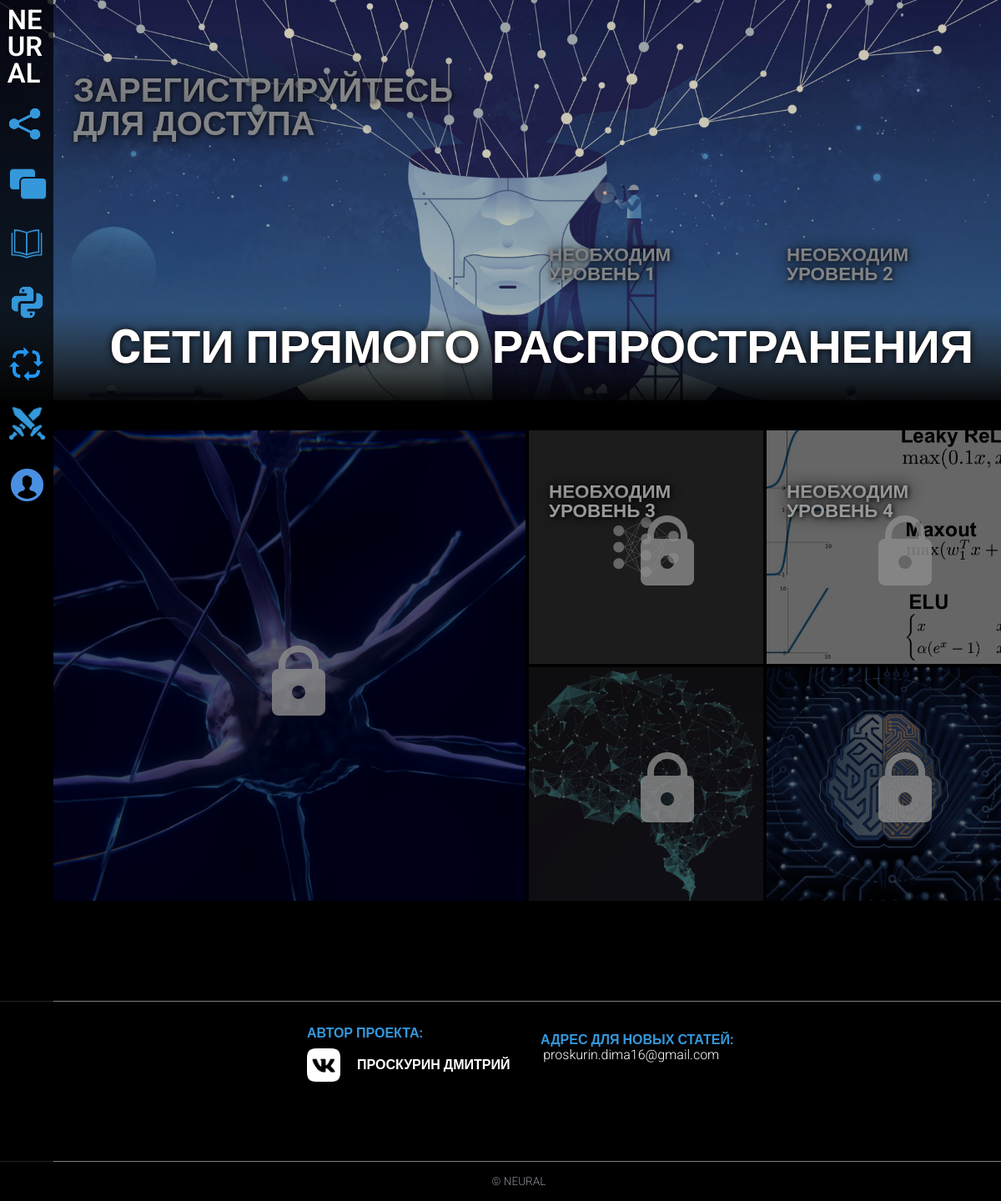
The app's page /category/straight_network/ with its own data.
### learning/models.py (models this page shows, shortened)
class Category(models.Model):
    name = models.CharField(max_length=100, db_index=True, verbose_name="Категория")
    slug = models.SlugField(max_length=255, unique=True, db_index=True, verbose_name="URL")
    photo = models.ImageField(upload_to="photos", verbose_name="Фото", null=True)
    level = models.ForeignKey('Levels', on_delete=models.PROTECT, verbose_name="Уровень доступа", null=True)
    class Meta:
        verbose_name = "Категория"
        verbose_name_plural = "Категории"
        ordering = ['id']

class Articles(models.Model):
    title = models.CharField(max_length=255, verbose_name="Заголовок")
    slug = models.SlugField(max_length=255, unique=True, db_index=True, verbose_name="URL")
    content = models.TextField(blank=True, verbose_name="Контент")
    photo = models.ImageField(upload_to="photos/%Y/%m/%d/", verbose_name="Превью")
    cat = models.ForeignKey('Category', on_delete=models.PROTECT, verbose_name="Категория")
    level = models.ForeignKey('Levels', on_delete=models.PROTECT, verbose_name="Уровень доступа")
    class Meta:
        verbose_name = "Статьи"
        verbose_name_plural = "Статьи"
        ordering = ['id']

class Levels(models.Model):
    points = models.IntegerField(verbose_name="Необходимые очки")
    class Meta:
        verbose_name = "Уровни"
        verbose_name_plural = "Уровни"
        ordering = ['id']

### learning/views.py (the view)
# urls.py: path('category/<slug:cat_slug>/', TestsPage.as_view(), name='category'),
class TestsPage(DataMixin, ListView):
    model = Articles
    template_name = 'learning/tests_page.html'
    context_object_name = 'posts'        # по умолчанию object_list
    def get_context_data(self, *, object_list=None, **kwargs):
        context = super().get_context_data(**kwargs)
        c = Category.objects.get(slug=self.kwargs['cat_slug'])
        c_def = self.get_user_context(title='Категория - ' + str(c.name),
                                      cat_selected=c.pk)
        context
        return dict(list(context.items()) + list(c_def.items()))
    def get_queryset(self):
        return Articles.objects.filter(cat=Category.objects.get(slug=self.kwargs['cat_slug']))

### learning/templatetags/learning_tags.py (called while the page is built)
@register.simple_tag
def show_is_test(post):
    is_test = Question.objects.filter(article=post).exists()
    return is_test

### learning/utils.py (called while the page is built)
    def get_user_context(self, **kwargs):
        context = kwargs
        cats = cache.get('cats')
        if not cats:
            cats = Category.objects.all()
            cache.set('cats', cats, cache_time)
        user_menu = menu.copy()
        context['menu'] = user_menu
        context['cats'] = cats
        context['reccur'] = Articles.objects.get(slug='recurrent_networks')
        if 'cat_selected' not in context:
            context['cat_selected'] = 0
        return context

### learning/templates/learning/tests_page.html (shortened to what this page needs)
{% extends 'learning/base.html' %}
{% load learning_tags %}
{% block content %}
    <div class="main-science main-block {{ posts.0.cat.slug }}">
			<div class="main-opacity science-opacity">
				<span class="title-section organizer-main-title">{{ posts.0.cat.name }}</span>
			</div>
		</div>
		<div class="section">
			    <div class="grid-container {% if posts.count == 2 %} grid-container-human {% endif %}">
                {%  show_is_test post=posts.0 as is_t %}
                {% if user.is_authenticated or not is_t %}
				    <article class="main-listing">
						<a class="location-title" href="{{ posts.0.get_absolute_url }}">
							Подробнее
						</a>
					     <div class="location-image">
						     <a href="#">
						     	<img width="300" height="169" src="{{posts.0.photo.url}}" alt="Подробнее">
						     </a>
					     </div>
					    <h1>{{posts.0.title}}</h1>
				    </article>
                {% else %}
                    <article class="main-listing main-locked">
					     <div class="location-image-locked">
						     <a href="#">
						     	<img width="300" height="169" src="{{posts.0.photo.url}}" alt="Подробнее">
						     </a>
					     </div>
					    <h1 class="locked-title">{% if posts.0.level.pk >= 2 %} Необходим уровень {{ posts.0.level.pk }} {% else %}Зарегистрируйтесь для доступа{% endif %}</h1>
				    </article>
                {% endif %}
                    {% if posts.count == 2 %}
                    <article class="main-listing main-listing-second">
						<a class="location-title" href="{{ posts.1.get_absolute_url }}">
							Подробнее
						</a>
					     <div class="location-image">
						     <a href="#">
						     	<img width="300" height="169" src="{{posts.1.photo.url}}" alt="Подробнее">
						     </a>
					     </div>
					    <h1>{{posts.1.title}}</h1>
				    </article>
                    {% else %}
                    {% with posts|slice:"1::" as posts %}
                    {% for p in posts %}
                        {% if request.user.profile.level.pk >= p.level.pk and not p.slug == 'recurrent_networks'%}
                            <article class="location-listing">
                                {% if not p.slug == 'trap' %}
                                <a class="location-title" href="{{ p.get_absolute_url }}">
                                    Подробнее
                                </a>
                                {% endif %}
                                 <div  {% if p.slug == 'trap' %} class="location-image trap-picture" {% else %} class="location-image" {% endif %}>
                                        <img width="300" height="169" src="{{p.photo.url}}" alt="Подробнее">
                                 </div>
                                 {% if not p.slug == 'trap' %} <h1>{{p.title}}</h1> {% endif %}
                            </article>
                        {% elif not p.slug == 'recurrent_networks'  %}
                            <article class="location-listing-locked">
                                 <div class="location-image-locked">
                                     <a href="#">
                                        <img width="300" height="169" src="{{p.photo.url}}" alt="Подробнее">
                                     </a>
                                 </div>
                                 <h1 class="locked-title">Необходим уровень {{ p.level.pk }}</h1>
                            </article>
                        {% endif %}
                    {% endfor %}
                    {% endwith %}
                    {% endif %}
			  </div>
		</div>
{% endblock %}

### learning/templates/learning/base.html (shortened to what this page needs)
{% load static %}
<!DOCTYPE html>
<html lang="ru">
<head>
	<link type="text/css"  rel="stylesheet" href="{% static 'learning/css/reset.css' %}">
	<link type="text/css" href="{% static 'learning/css/styles.css' %}" rel="stylesheet" />
</head>
<body>
	<header class="header">
		<nav class="nav">
			<a class="lm-title" href="{% url 'home' %}">
				NE<br>
				UR<br>
				AL
			</a>
            {% with cats|slice:":3" as cats %}
            {%  for c in cats  %}
                {% if request.user.profile.level.pk >= c.level.pk  %}
                    {% if c.pk == cat_selected %}
                        <a data-title="{{ c.name }}" class="menu-elem selected"></a>
                    {% else %}
                        <a href="{{ c.get_absolute_url }}" data-title="{{ c.name }}" class="menu-elem"></a>
                    {% endif %}
                {% else %}
                    <a data-title="Необходим уровень {{ c.level.pk }}" class="menu-elem"></a>
                {% endif %}
            {% endfor %}
            {% endwith %}
            {% if request.user.profile.level.pk >= cats.4.level.pk %}
                {% if cats.4.pk == cat_selected %}
                    <a data-title="{{ cats.4.name }}" class="menu-elem selected"></a>
                {% else %}
                    <a href="{{ cats.4.get_absolute_url }}" data-title="{{ cats.4.name }}" class="menu-elem"></a>
                {% endif %}
            {% else %}
                <a data-title="Необходим уровень 2" class="menu-elem"></a>
            {% endif %}
            {% if request.user.profile.level.pk >= reccur.level.pk %}
                <a href="{{ reccur.get_absolute_url }}" data-title="Рекуррентные сети" class="menu-elem {% if is_reccur %} selected {% endif %}"></a>
            {% else %}
                <a data-title="Необходим уровень {{ reccur.level.pk }}" class="menu-elem"></a>
            {% endif %}
            {% if request.user.profile.level.pk >= cats.3.level.pk %}
                {% if cats.3.pk == cat_selected %}
                    <a data-title="{{ cats.3.name }}" class="menu-elem selected"></a>
                {% else %}
                    <a href="{{ cats.3.get_absolute_url }}" data-title="{{ cats.3.name }}" class="menu-elem"></a>
                {% endif %}
            {% else %}
                <a data-title="Необходим уровень {{ cats.3.level.pk }}" class="menu-elem"></a>
            {% endif %}
            {% if request.user.is_authenticated %}
                <a href="{% url 'profile' %}" {% if cat_selected == 6 %} class="menu-elem selected" {% else %} class="menu-elem"  {% endif %}data-title="Профиль" ></a>
            {% else %}
                <a href="{% url 'profile' %}" {% if cat_selected == 6 %} class="menu-elem selected" {% else %} class="menu-elem"  {% endif %} data-title="Войти"></a>
            {% endif %}
		</nav>
	</header>
	<main class="main">
        {% block content %}
        {% endblock %}
	</main>
		<footer class="footer">
		<div class="footer-content">
		<div class="footer-info">
			<p>Автор проекта:</p>
			<a class="person" href="https://vk.com/ohlomonchick337" target="_blank">
				<div class="vk">
				</div>
				<p>Проскурин Дмитрий</p>
			</a>
		</div>
		<div class="footer-info">
			<div class="email">
				<p>Адрес для новых статей:</p>
				<a>proskurin.dima16@gmail.com</a>
			</div>
		</div>
		</div>
		<div class="disclaimer">
			© NEURAL
		</div>
	</footer>
</body>
</html>

### records on screen
Category: shows a picture
Category: shows a picture
Category: shows a picture
Articles: cat.name "CЕТИ ПРЯМОГО РАСПРОСТРАНЕНИЯ", photo (picture)
Articles: photo (picture), level.pk "1"
Articles: photo (picture), level.pk "2"
Articles: photo (picture), level.pk "3"
Articles: photo (picture), level.pk "4"
